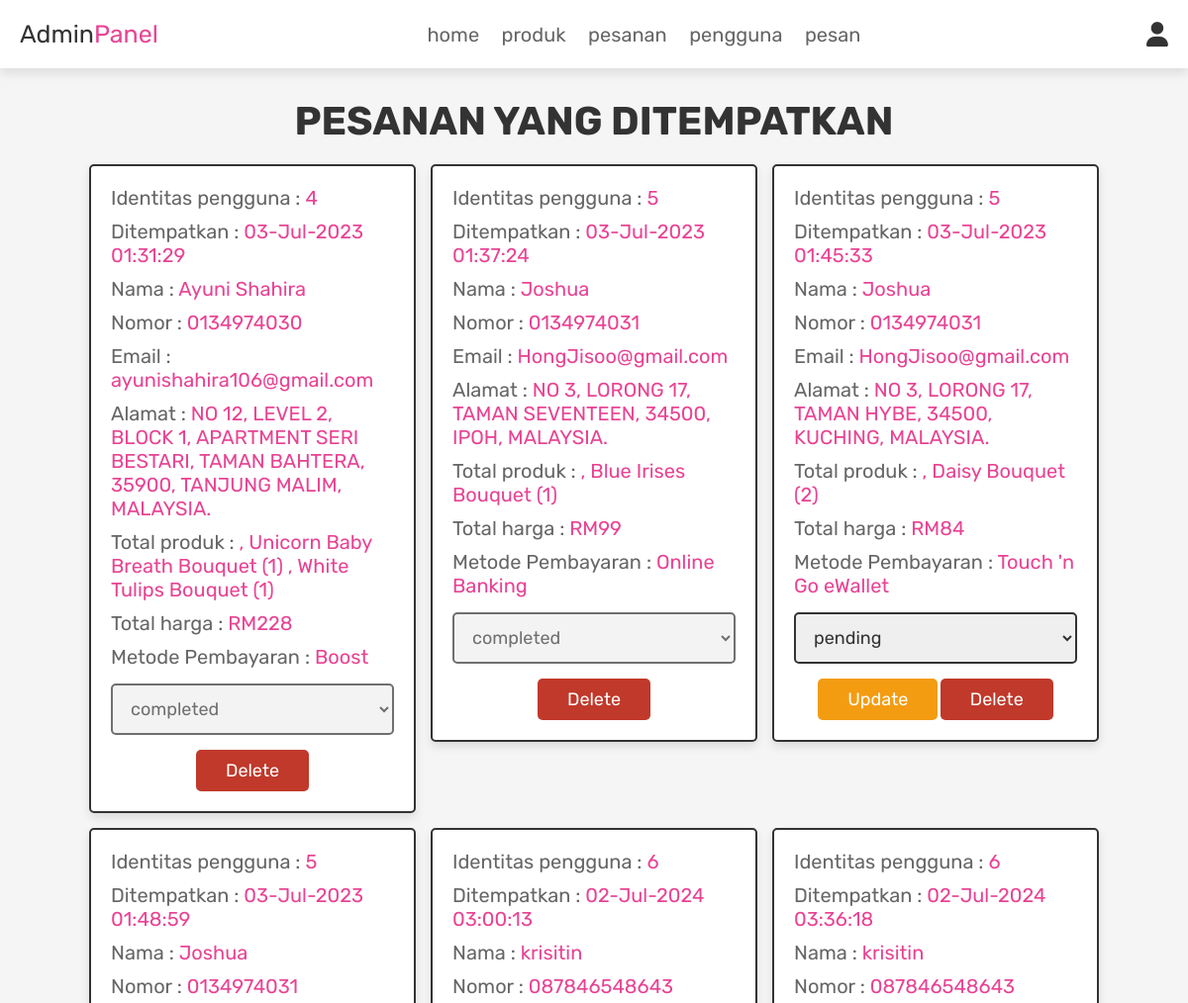
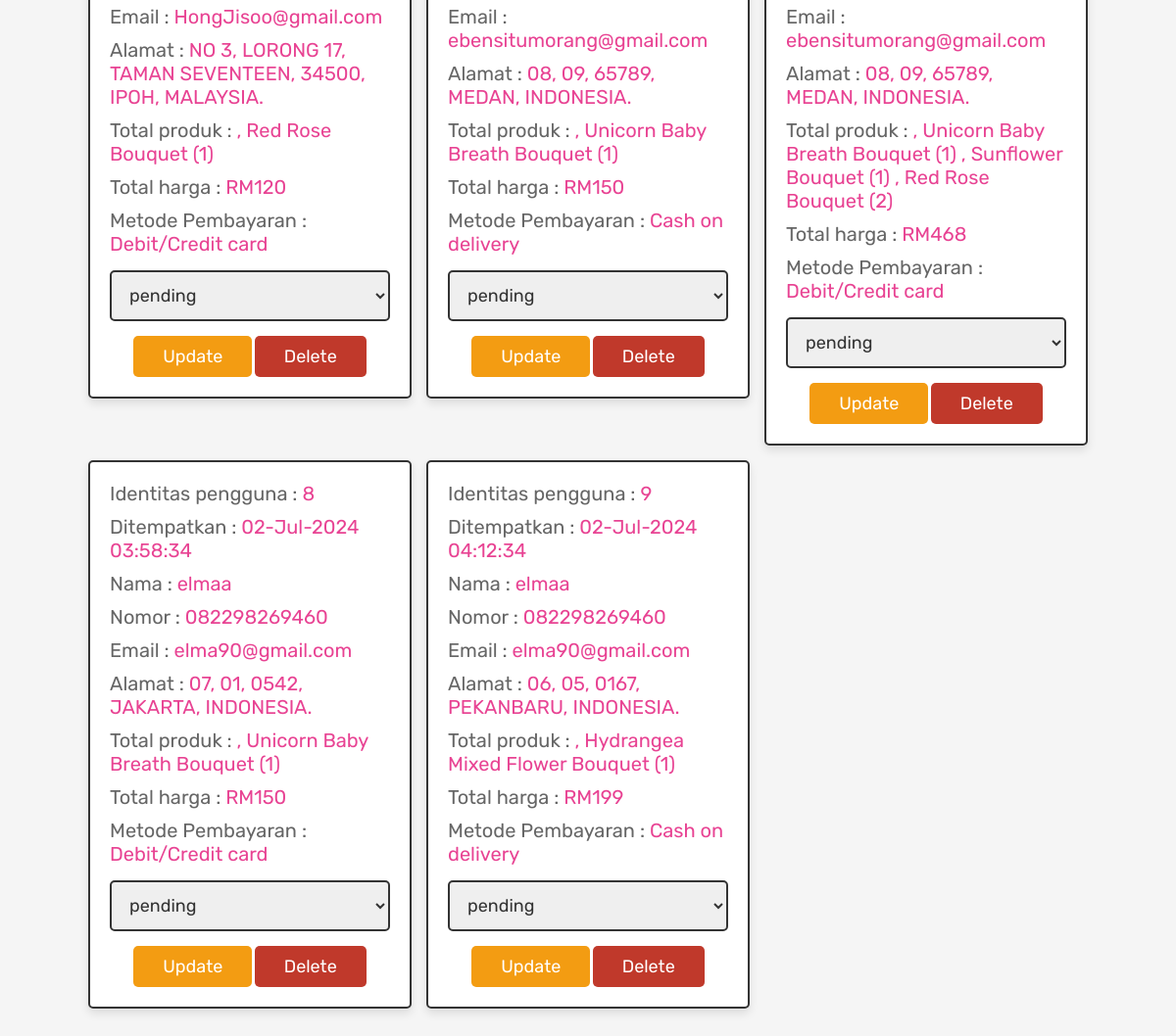
Page /admin_orders.php (signed in) on the committed database (2 pictures, top to bottom).
### tables this page shows
CREATE TABLE `orders` (
  `id` int(11) NOT NULL,
  `user_id` int(11) NOT NULL,
  `name` varchar(100) NOT NULL,
  `number` varchar(12) NOT NULL,
  `email` varchar(100) NOT NULL,
  `method` varchar(50) NOT NULL,
  `address` varchar(500) NOT NULL,
  `total_products` varchar(1000) NOT NULL,
  `total_price` float NOT NULL,
  `placed_on` varchar(50) NOT NULL,
  `payment_status` varchar(20) NOT NULL DEFAULT 'pending'
);

### admin_orders.php (the view, shortened to what this page needs)
<?php
@include 'config.php';
?>
<!DOCTYPE html>
<html lang="en">
<head>
   <link rel="stylesheet" href="https://cdnjs.cloudflare.com/ajax/libs/font-awesome/6.0.0/css/all.min.css">
   <link rel="stylesheet" href="css/admin_style.css">
</head>
<body>
<?php @include 'admin_header.php'; ?>
<section class="placed-orders">
   <h1 class="title">pesanan yang ditempatkan</h1>
   <div class="box-container">
      <?php
      $select_orders = mysqli_query($conn, "SELECT * FROM `orders`") or die('query failed');
      if(mysqli_num_rows($select_orders) > 0){
         while($fetch_orders = mysqli_fetch_assoc($select_orders)){
      ?>
      <div class="box">
         <p> Identitas pengguna : <span><?php echo $fetch_orders['user_id']; ?></span> </p>
         <p> Ditempatkan : <span><?php echo $fetch_orders['placed_on']; ?></span> </p>
         <p> Nama : <span><?php echo $fetch_orders['name']; ?></span> </p>
         <p> Nomor : <span><?php echo $fetch_orders['number']; ?></span> </p>
         <p> Email : <span><?php echo $fetch_orders['email']; ?></span> </p>
         <p> Alamat : <span><?php echo $fetch_orders['address']; ?></span> </p>
         <p> Total produk : <span><?php echo $fetch_orders['total_products']; ?></span> </p>
         <p> Total harga : <span>RM<?php echo $fetch_orders['total_price']; ?></span> </p>
         <p> Metode Pembayaran : <span><?php echo $fetch_orders['method']; ?></span> </p>
<form action="" method="post">
   <select name="update_payment" <?php if ($fetch_orders['payment_status'] == 'completed') echo 'disabled'; ?>>
      <option disabled selected><?php echo $fetch_orders['payment_status']; ?></option>
   </select>
   <?php if ($fetch_orders['payment_status'] != 'completed') { ?>
      <input type="submit" name="update_order" value="update" class="option-btn">
   <?php } ?>
   <a href="admin_orders.php?delete=<?php echo $fetch_orders['id']; ?>" class="delete-btn" onclick="return confirm('delete this order?');">delete</a>
</form>
      </div>
      <?php
         }
      }else{
         echo '<p class="empty">no orders placed yet!</p>';
      }
      ?>
   </div>
</section>
</body>
</html>

### css/admin_style.css (style rules this page uses)
:root { --pink:#e84393; --red:#c0392b; --orange:#f39c12; --black:#333; --white:#fff; --light-color:#666; --light-white:#ccc; --light-bg:#f5f5f5; --border:.2rem solid var(--black); --box-shadow:0 .5rem 1rem rgba(0,0,0,.1); }
* { font-family: 'Rubik', sans-serif; margin:0; padding:0; box-sizing: border-box; outline: none; border:none; text-decoration: none; transition:all .2s linear; }
html { font-size: 62.5%; overflow-x: hidden; scroll-behavior: smooth; scroll-padding-top: 6.5rem; }
body { background: var(--light-bg); }
section { padding:3rem 2rem; }
.title { text-align: center; margin-bottom: 2rem; color:var(--black); text-transform: uppercase; font-size: 4rem; }
.btn, .delete-btn, .option-btn { display: inline-block; border-radius: .5rem; margin-top: 1rem; font-size: 1.8rem; color:var(--white); cursor: pointer; padding:1rem 3rem; text-transform: capitalize; }
.delete-btn { background-color: var(--red); }
.option-btn { background-color: var(--orange); }
.placed-orders .box-container { display: grid; grid-template-columns: repeat(auto-fit, 33rem); gap:1.5rem; align-items: flex-start; max-width: 1200px; margin: 0 auto; justify-content: center; }
.placed-orders .box-container .box { padding:2rem; border:var(--border); background-color: var(--white); box-shadow: var(--box-shadow); border-radius: .5rem; }
.placed-orders .box-container .box p { margin-bottom: 1rem; font-size: 2rem; color:var(--light-color); }
.placed-orders .box-container .box p span { color:var(--pink); }
.placed-orders .box-container .box form { margin-top: 1rem; text-align: center; }
.placed-orders .box-container .box form select { width: 100%; border:var(--border); padding:1.2rem 1.4rem; font-size: 1.8rem; color:var(--black); border:var(--border); border-radius: .5rem; margin:.5rem 0; }

### rows in the picture
orders: user "4", placed_on "03-Jul-2023 01:31:29", name "Ayuni Shahira", number "0134974030", email "ayunishahira106@gmail.com", address "NO 12, LEVEL 2, BLOCK 1, APARTMENT SERI BESTARI, TAMAN BAHTERA, 35900, TANJUNG MALIM, MALAYSIA.", total_products ", Unicorn Baby Breath Bouquet (1) , White Tulips Bouquet (1)", total_price "228", method "Boost", update_payment "completed"
orders: user "5", placed_on "03-Jul-2023 01:37:24", name "Joshua", number "0134974031", email "HongJisoo@gmail.com", address "NO 3, LORONG 17, TAMAN SEVENTEEN, 34500, IPOH, MALAYSIA.", total_products ", Blue Irises Bouquet (1)", total_price "99", method "Online Banking", update_payment "completed"
orders: user "5", placed_on "03-Jul-2023 01:45:33", name "Joshua", number "0134974031", email "HongJisoo@gmail.com", address "NO 3, LORONG 17, TAMAN HYBE, 34500, KUCHING, MALAYSIA.", total_products ", Daisy Bouquet (2)", total_price "84", method "Touch 'n Go eWallet", update_payment "pending"
orders: user "5", placed_on "03-Jul-2023 01:48:59", name "Joshua", number "0134974031", email "HongJisoo@gmail.com", address "NO 3, LORONG 17, TAMAN SEVENTEEN, 34500, IPOH, MALAYSIA.", total_products ", Red Rose Bouquet (1)", total_price "120", method "Debit/Credit card", update_payment "pending"
orders: user "6", placed_on "02-Jul-2024 03:00:13", name "krisitin", number "087846548643", email "ebensitumorang@gmail.com", address "08, 09, 65789, MEDAN, INDONESIA.", total_products ", Unicorn Baby Breath Bouquet (1)", total_price "150", method "Cash on delivery", update_payment "pending"
orders: user "6", placed_on "02-Jul-2024 03:36:18", name "krisitin", number "087846548643", email "ebensitumorang@gmail.com", address "08, 09, 65789, MEDAN, INDONESIA.", total_products ", Unicorn Baby Breath Bouquet (1) , Sunflower Bouquet (1) , Red Rose Bouquet (2)", total_price "468", method "Debit/Credit card", update_payment "pending"
orders: user "8", placed_on "02-Jul-2024 03:58:34", name "elmaa", number "082298269460", email "elma90@gmail.com", address "07, 01, 0542, JAKARTA, INDONESIA.", total_products ", Unicorn Baby Breath Bouquet (1)", total_price "150", method "Debit/Credit card", update_payment "pending"
orders: user "9", placed_on "02-Jul-2024 04:12:34", name "elmaa", number "082298269460", email "elma90@gmail.com", address "06, 05, 0167, PEKANBARU, INDONESIA.", total_products ", Hydrangea Mixed Flower Bouquet (1)", total_price "199", method "Cash on delivery", update_payment "pending"
